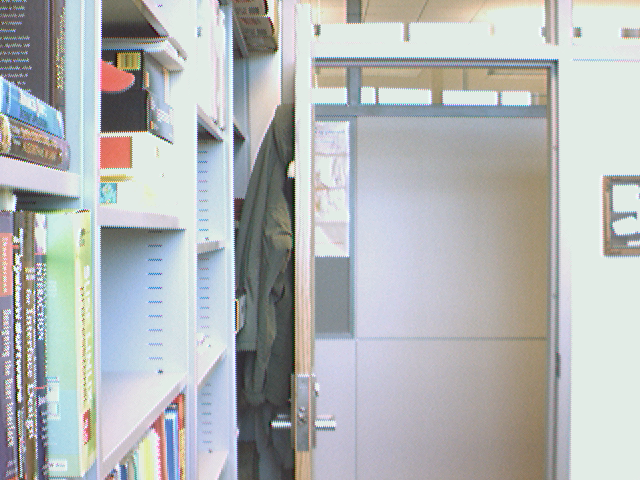
%> input picture ProblemSet1/left.ppm, 640 x 480 px
$ octave LockDepth.m   (GNU Octave 9; MATLAB toolbox functions it lacks are replaced by stand-ins)
%> lines starting %> are read from the running program, lines starting %| are printed output that depends on the picture
format compact

'please click on the mortise lock in the following images'

% reading in each image
left = imread('left.ppm');
%> left is the input picture: size 480x640x3 uint8; mean R, G, B 179.9, 183, 183.3
mid = imread('mid.ppm');
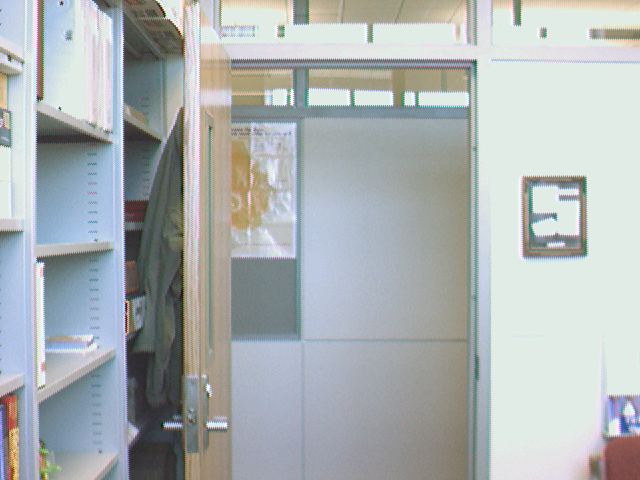
%> input picture ProblemSet1/mid.ppm, 640 x 480 px
%> mid is the input picture: size 480x640x3 uint8; mean R, G, B 172.9, 178.8, 179.7
right = imread('right.ppm');
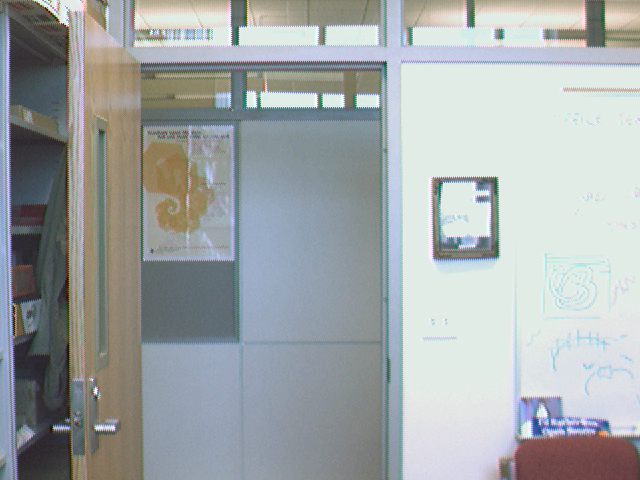
%> input picture ProblemSet1/right.ppm, 640 x 480 px
%> right is the input picture: size 480x640x3 uint8; mean R, G, B 162.4, 168, 168.6

% color doesn't matter, but want the height and width of image
[leftHeight, leftWidth, color] = size(left);
%> leftHeight = 480; leftWidth = 640; color = 3
[midHeight, midWidth, color] = size(mid);
%> midHeight = 480; midWidth = 640
[rightHeight, rightWidth, color] = size(right);
%> rightHeight = 480; rightWidth = 640

distBetween = 1;

% Field of view in each direction
fieldView = 33.25 / 2;

% show each image and ask user to click on specified object
imshow(left);
%> (the run ends here)
